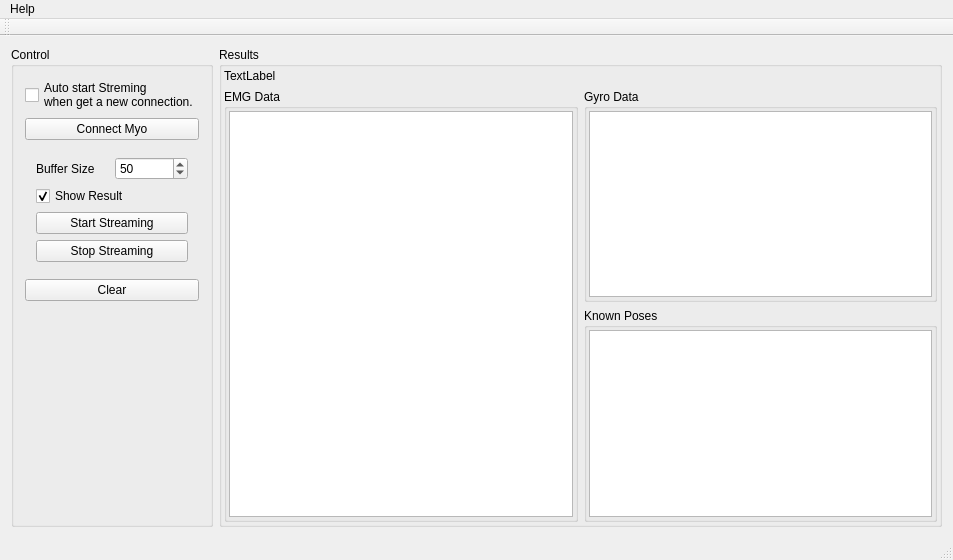
<?xml version="1.0" encoding="UTF-8"?>
<ui version="4.0">
 <class>MainWindow</class>
 <widget class="QMainWindow" name="MainWindow">
  <property name="geometry">
   <rect>
    <x>0</x>
    <y>0</y>
    <width>953</width>
    <height>560</height>
   </rect>
  </property>
  <property name="windowTitle">
   <string>Myo Server</string>
  </property>
  <widget class="QWidget" name="centralWidget">
   <layout class="QGridLayout" name="gridLayout" columnstretch="2,10">
    <item row="0" column="0">
     <widget class="QGroupBox" name="groupBox">
      <property name="title">
       <string>Control</string>
      </property>
      <layout class="QGridLayout" name="gridLayout_3">
       <item row="2" column="0">
        <widget class="QWidget" name="widgetControlPanel" native="true">
         <layout class="QGridLayout" name="gridLayout_4">
          <item row="2" column="0" colspan="2">
           <widget class="QPushButton" name="pushButtonStartStreaming">
            <property name="text">
             <string>Start Streaming</string>
            </property>
            <property name="icon">
             <iconset resource="images.qrc">
              <normaloff>:/images/start.png</normaloff>:/images/start.png</iconset>
            </property>
            <property name="iconSize">
             <size>
              <width>24</width>
              <height>24</height>
             </size>
            </property>
           </widget>
          </item>
          <item row="0" column="1">
           <widget class="QSpinBox" name="spinBoxBufferSize">
            <property name="maximum">
             <number>4000</number>
            </property>
            <property name="value">
             <number>50</number>
            </property>
           </widget>
          </item>
          <item row="3" column="0" colspan="2">
           <widget class="QPushButton" name="pushButtonStopStreaming">
            <property name="text">
             <string>Stop Streaming</string>
            </property>
            <property name="icon">
             <iconset resource="images.qrc">
              <normaloff>:/images/stop.png</normaloff>:/images/stop.png</iconset>
            </property>
            <property name="iconSize">
             <size>
              <width>24</width>
              <height>24</height>
             </size>
            </property>
           </widget>
          </item>
          <item row="0" column="0">
           <widget class="QLabel" name="label">
            <property name="text">
             <string>Buffer Size</string>
            </property>
           </widget>
          </item>
          <item row="1" column="0" colspan="2">
           <widget class="QCheckBox" name="checkBoxResult">
            <property name="text">
             <string>Show Result</string>
            </property>
            <property name="checked">
             <bool>true</bool>
            </property>
           </widget>
          </item>
         </layout>
        </widget>
       </item>
       <item row="4" column="0">
        <spacer name="verticalSpacer">
         <property name="orientation">
          <enum>Qt::Vertical</enum>
         </property>
         <property name="sizeHint" stdset="0">
          <size>
           <width>20</width>
           <height>293</height>
          </size>
         </property>
        </spacer>
       </item>
       <item row="3" column="0">
        <widget class="QPushButton" name="pushButtonClear">
         <property name="text">
          <string>Clear</string>
         </property>
         <property name="icon">
          <iconset resource="images.qrc">
           <normaloff>:/images/trash.png</normaloff>:/images/trash.png</iconset>
         </property>
         <property name="iconSize">
          <size>
           <width>24</width>
           <height>24</height>
          </size>
         </property>
        </widget>
       </item>
       <item row="0" column="0">
        <widget class="QCheckBox" name="checkBoxAutoStart">
         <property name="text">
          <string>Auto start Streming 
when get a new connection.</string>
         </property>
        </widget>
       </item>
       <item row="1" column="0">
        <widget class="QPushButton" name="pushButtonConnect">
         <property name="text">
          <string>Connect Myo</string>
         </property>
         <property name="icon">
          <iconset resource="images.qrc">
           <normaloff>:/images/connect.png</normaloff>:/images/connect.png</iconset>
         </property>
         <property name="iconSize">
          <size>
           <width>24</width>
           <height>24</height>
          </size>
         </property>
        </widget>
       </item>
      </layout>
     </widget>
    </item>
    <item row="0" column="1">
     <widget class="QGroupBox" name="groupBox_2">
      <property name="title">
       <string>Results</string>
      </property>
      <layout class="QGridLayout" name="gridLayout_7">
       <property name="leftMargin">
        <number>2</number>
       </property>
       <property name="topMargin">
        <number>2</number>
       </property>
       <property name="rightMargin">
        <number>2</number>
       </property>
       <property name="bottomMargin">
        <number>2</number>
       </property>
       <item row="1" column="0" rowspan="2">
        <widget class="QGroupBox" name="groupBox_3">
         <property name="title">
          <string>EMG Data</string>
         </property>
         <layout class="QGridLayout" name="gridLayout_2">
          <property name="leftMargin">
           <number>2</number>
          </property>
          <property name="topMargin">
           <number>2</number>
          </property>
          <property name="rightMargin">
           <number>2</number>
          </property>
          <property name="bottomMargin">
           <number>2</number>
          </property>
          <item row="0" column="0">
           <widget class="QTextEdit" name="textEditEMGResult"/>
          </item>
         </layout>
        </widget>
       </item>
       <item row="1" column="1">
        <widget class="QGroupBox" name="groupBox_4">
         <property name="title">
          <string>Gyro Data</string>
         </property>
         <layout class="QGridLayout" name="gridLayout_5">
          <property name="leftMargin">
           <number>2</number>
          </property>
          <property name="topMargin">
           <number>2</number>
          </property>
          <property name="rightMargin">
           <number>2</number>
          </property>
          <property name="bottomMargin">
           <number>2</number>
          </property>
          <item row="0" column="0">
           <widget class="QTextEdit" name="textEditGYROResult">
            <property name="font">
             <font>
              <pointsize>12</pointsize>
             </font>
            </property>
           </widget>
          </item>
         </layout>
        </widget>
       </item>
       <item row="2" column="1">
        <widget class="QGroupBox" name="groupBox_5">
         <property name="title">
          <string>Known Poses</string>
         </property>
         <layout class="QGridLayout" name="gridLayout_6">
          <property name="leftMargin">
           <number>2</number>
          </property>
          <property name="topMargin">
           <number>2</number>
          </property>
          <property name="rightMargin">
           <number>2</number>
          </property>
          <property name="bottomMargin">
           <number>2</number>
          </property>
          <item row="0" column="0">
           <widget class="QTextEdit" name="textEditPose">
            <property name="font">
             <font>
              <pointsize>16</pointsize>
             </font>
            </property>
           </widget>
          </item>
         </layout>
        </widget>
       </item>
       <item row="0" column="0" colspan="2">
        <widget class="QLabel" name="labelStatus">
         <property name="text">
          <string>TextLabel</string>
         </property>
        </widget>
       </item>
      </layout>
     </widget>
    </item>
   </layout>
  </widget>
  <widget class="QMenuBar" name="menuBar">
   <property name="geometry">
    <rect>
     <x>0</x>
     <y>0</y>
     <width>953</width>
     <height>21</height>
    </rect>
   </property>
   <widget class="QMenu" name="menuHelp">
    <property name="title">
     <string>Help</string>
    </property>
    <addaction name="actionAboutQt"/>
    <addaction name="actionAbout"/>
   </widget>
   <addaction name="menuHelp"/>
  </widget>
  <widget class="QToolBar" name="mainToolBar">
   <attribute name="toolBarArea">
    <enum>TopToolBarArea</enum>
   </attribute>
   <attribute name="toolBarBreak">
    <bool>false</bool>
   </attribute>
  </widget>
  <widget class="QStatusBar" name="statusBar"/>
  <action name="actionAboutQt">
   <property name="text">
    <string>About Qt</string>
   </property>
  </action>
  <action name="actionAbout">
   <property name="text">
    <string>About</string>
   </property>
  </action>
 </widget>
 <layoutdefault spacing="6" margin="11"/>
 <resources>
  <include location="images.qrc"/>
 </resources>
 <connections/>
</ui>
